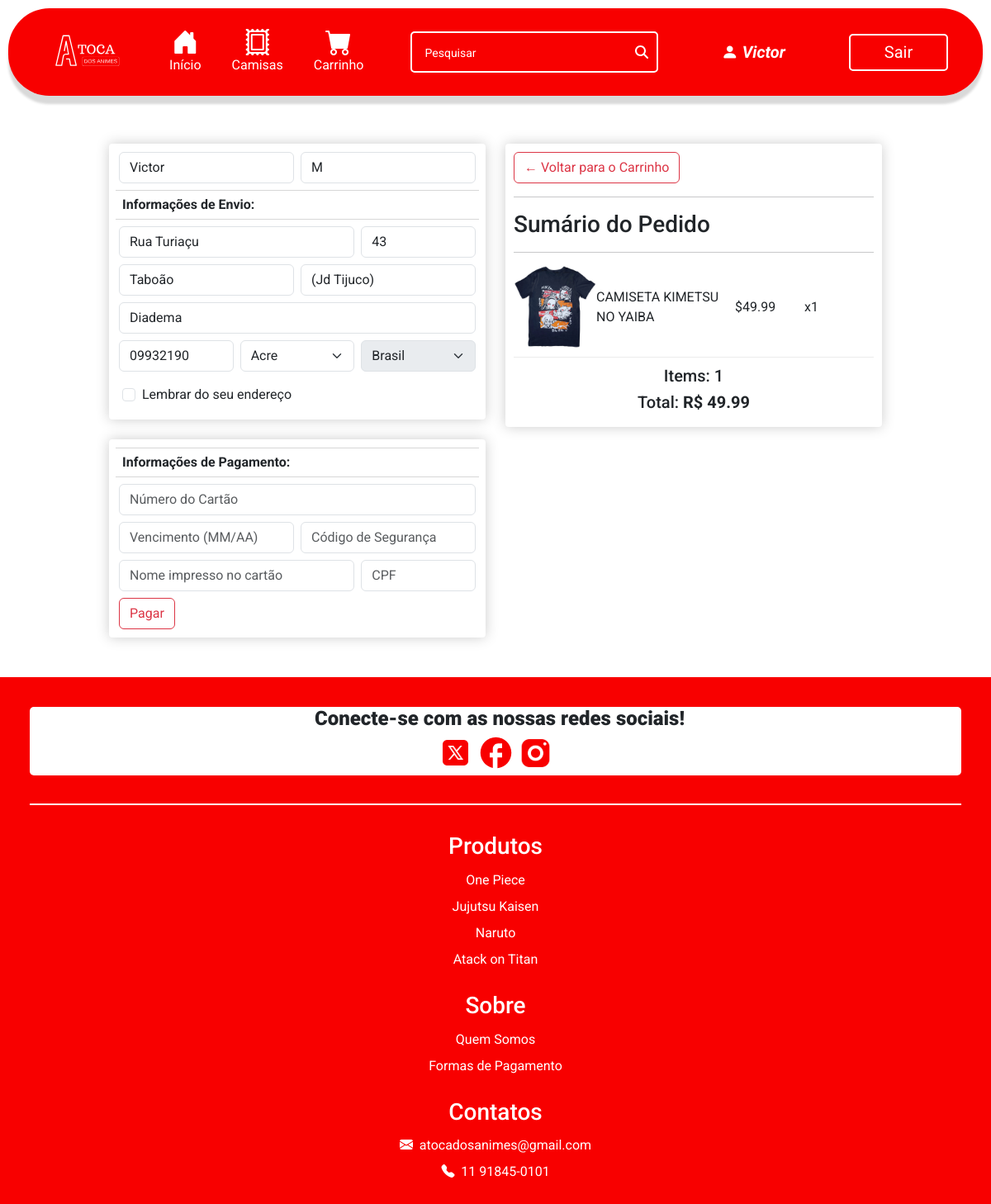
Screenshot of /checkout (signed in) with the database file from the repository.
### ecommerce/models.py (models this page shows, shortened)
class User(AbstractUser):
    cpf = models.CharField(max_length=11, blank=False, null=True)
    adm = models.BooleanField(default=False)

class Endereco(models.Model):
    numero = models.IntegerField()
    cep = models.CharField(max_length=8, blank=False, null=True)
    bairro = models.CharField(max_length=255, blank=False, null=True)
    rua = models.CharField(max_length=255, blank=False, null=True)
    cidade = models.CharField(max_length=255, blank=False, null=True)
    estado = models.CharField(max_length=2, blank=False, null=True)
    complemento = models.CharField(max_length=255, null=True, blank=True)
    pedido = models.ForeignKey(Pedido, on_delete=models.CASCADE, blank=False, null=True, related_name="envio")
    usuario = models.ForeignKey(User, blank=True, null=True, on_delete=models.CASCADE, related_name="endereco")

class ItemPedido(models.Model):
    produto = models.ForeignKey(Produto, on_delete=models.CASCADE, related_name="produto_item", blank=True, null=True)
    pedido = models.ForeignKey(Pedido, on_delete=models.CASCADE, blank=True, null=True, related_name="items")
    tamanho = models.CharField(max_length=2, default="", blank=False)
    quantidade = models.PositiveIntegerField(null=True, blank=True)
    data_adicionada = models.DateTimeField(auto_now_add=True)
    @property
    def get_total(self):
        total = self.quantidade * self.produto.valor_produto
        return total

class Produto(models.Model):
    nome_produto = models.CharField(max_length=255)
    descricao_produto = models.TextField()
    valor_produto = models.DecimalField(max_digits=6, decimal_places=2)
    image = models.ImageField(null=True, blank=False)
    img_url = models.URLField(null=True, blank=True)
    tamanho_p = models.IntegerField(blank=False, null=True)
    tamanho_m = models.IntegerField(blank=False, null=True)
    tamanho_g = models.IntegerField(blank=False, null=True)
    tamanho_gg = models.IntegerField(blank=False, null=True)
    compradores = models.ManyToManyField(User, blank=True, related_name="compras")

class Pedido(models.Model):
    cupom = models.ForeignKey(Cupom, on_delete=models.CASCADE, related_name="cupons_utilizados", blank=True, null=True)
    usuario = models.ForeignKey(User, on_delete=models.CASCADE, related_name="pedidos")
    data_pedido = models.DateTimeField(auto_now_add=True)
    complete = models.BooleanField(default=False, null=True, blank=False)
    cupom_status = models.BooleanField(default=False, null=True, blank=True)
    @property
    def get_total_carrinho(self):
        itempedido = self.items.all()
        total = sum([item.get_total for item in itempedido])
        return total
    @property
    def get_total_items(self):
        itempedido = self.items.all()
        total = sum([item.quantidade for item in itempedido])
        return total

### ecommerce/views.py (the view, shortened to what this page needs)
# urls.py: path("checkout", views.checkout, name="checkout"),
@login_required(login_url="/login")
def checkout(request):
    if request.user.is_authenticated:
        cliente = request.user
        pedido, created = Pedido.objects.get_or_create(usuario=cliente, complete=False)
        carrinho = pedido.items.all()
    else:
        carrinho = []
        pedido = {"get_total_carrinho": 0, "get_total_items": 0}
    if not carrinho:
        return HttpResponseRedirect(reverse("index"))
    return render(request, "ecommerce/checkout.html", context={
        "carrinho": carrinho,
        "pedido": pedido,
    })

### ecommerce/templates/ecommerce/checkout.html (shortened to what this page needs)
{% extends 'ecommerce/layout.html' %}
{% load static %}
{% block body %}
	<div class="container-fluid py-5" style="width: 80%;">
		<div class="row">
			<div class="col-lg-6">
				<div class="container-fluid box-element">
					<form class="row g-2" action="{% url 'checkout' %}" method="POST">
						<div class="col-md-6">
							<input type="text" class="form-control" id="nome" placeholder="Nome" name="nome" value="{{request.user.first_name}}" required>
						</div>
						<div class="col-md-6">
							<input type="text" class="form-control" id="sobrenome" placeholder="Sobrenome"
								name="sobrenome" value="{{request.user.last_name}}" required>
						</div>
						<div
							style="padding: 5px 0px 5px 8px; border-top: 1px solid rgba(0, 0, 0, 0.158); border-bottom: 1px solid rgba(0, 0, 0, 0.158);">
							<b>Informações de Envio:</b>
						</div>
						<div class="col-8">
							<input type="text" class="form-control" id="logradouro" placeholder="Rua" name="rua" value="{{user.endereco.last.rua}}" required>
						</div>
						<div class="col-4">
							<input type="number" min="0" class="form-control" id="numero" placeholder="Número" name="numero" value="{{user.endereco.last.numero}}" required>
						</div>
						<div class="col-6">
							<input type="text" class="form-control" id="bairro" placeholder="Bairro" name="bairro" value="{{user.endereco.last.bairro}}" required>
						</div>
						<div class="col-6">
							<input type="text" class="form-control" id="complemento" placeholder="Complemento (opcional)"
								name="complemento" value="{{user.endereco.last.complemento}}">
						</div>
						<div class="col-12">
							<input type="text" class="form-control" id="cidade" placeholder="Cidade" name="cidade" value="{{user.endereco.last.cidade}}" required>
						</div>
						<div class="col-md-4">
							<input type="text" maxlength="8" class="form-control" id="cep" placeholder="CEP" name="cep" value="{{user.endereco.last.cep}}" required autofocus>
						</div>
						<div class="col-md-4">
							<select id="estado" class="form-select" name="estado">
								{% if user.endereco.last.estado %}
									<option value="{{user.endereco.last.estado}}" id="option-estado" selected>x</option>
								{% endif %}
							</select>
						</div>
						<div class="col-md-4 mb-2">
							<select id="inputState" class="form-select" disabled>
								<option value="BR" selected>Brasil</option>
							</select>
						</div>
						<div class="form-check mb-2 ms-2">
							<input class="form-check-input" type="checkbox" value="True" id="flexCheckDefault" name="lembrar_endereco">
							<label class="form-check-label" for="flexCheckDefault">
							  Lembrar do seu endereço
							</label>
						</div>
				</div>
				<br>
				<div class="container-fluid box-element">
					<div class="row g-2">
						<div
							style="padding: 5px 0px 5px 8px; border-top: 1px solid rgba(0, 0, 0, 0.158); border-bottom: 1px solid rgba(0, 0, 0, 0.158);">
							<b>Informações de Pagamento:</b>
						</div>
						<div class="col-md-12">
							<input type="number" class="form-control" id="inputEmail4" placeholder="Número do Cartão"
								name="metodo_pagamento" required>
						</div>
						<div class="col-md-6">
							<input inputmode="numeric" maxlength="7" class="form-control" id="inputPassword4" placeholder="Vencimento (MM/AA)"
								name="vencimento" required>
						</div>
						<div class="col-md-6">
							<input type="text" class="form-control" id="inputPassword4" placeholder="Código de Segurança"
								name="cvv" required>
						</div>
						<div class="col-md-8">
							<input type="text" class="form-control" id="inputPassword4"
								placeholder="Nome impresso no cartão" name="nome_cartão" required>
						</div>
						<div class="col-md-4">
							<input type="text" class="form-control" id="inputPassword4" placeholder="CPF" name="cpf" required>
						</div>
						<div class="col-12">
							<input type="submit" value="Pagar" class="btn btn-outline-danger">
						</div>
					</div>
				</div>
			</div>
			<div class="col-lg-6">
				<div class="box-element">
					<a class="btn btn-outline-danger" href="{% url 'carrinho' %}">&#x2190; Voltar para o Carrinho</a>
					<hr>
					<h3 style="margin-top: 5px;">Sumário do Pedido</h3>
					<hr>
					{% for item in carrinho %}
					<div class="cart-row">
						<div style="flex:1"><img class="row-image" src="{{item.produto.image.url}}"></div>
						<div style="flex:2">
							<p>{{item.produto.nome_produto}}</p>
						</div>
						<div style="flex:1">
							<p>${{item.produto.valor_produto|floatformat:2}}</p>
						</div>
						<div style="flex:1">
							<p>x{{item.quantidade}}</p>
						</div>
					</div>
					{% endfor %}
					<h5 class="text-center">Items: {{pedido.get_total_items}}</h5>
					<h5 class="text-center">
						Total:
						<strong>
							{% if pedido.cupom_status %}
								R$ {{pedido.get_total_cupom|floatformat:2}}
							{% else %}
								R$ {{pedido.get_total_carrinho|floatformat:2}}
							{% endif %}
						</strong>
					</h5>
				</div>
			</div>
		</div>
	</div>
{% endblock %}

### ecommerce/templates/ecommerce/layout.html (shortened to what this page needs)
{% load static %}
<!DOCTYPE html>
<html lang="en">
    <head>
        <link rel="stylesheet" href="{% static 'ecommerce/style.css' %}">
        <link rel="stylesheet" href="https://cdn.jsdelivr.net/npm/bootstrap-icons@1.11.1/font/bootstrap-icons.css" />
        <link href="https://cdn.jsdelivr.net/npm/bootstrap@5.3.2/dist/css/bootstrap.min.css" rel="stylesheet"
 />
    </head>
  <body>
        <header>
            <nav class="navbar navbar-expand-lg navbar-dark">
                <div class="container">
                    <a class="navbar-brand" href="{% url 'index' %}">
                        <img  src="{% static 'ecommerce/Assets/LogoToca.svg' %}" alt="" class="logo" />
                    </a>
                    <div class="collapse navbar-collapse" id="navbarNav">
                        <ul class="navbar-nav me-auto iconsLinks">
                            <li class="nav-item">
                                <a class="nav-link" href="{% url 'index' %}"><i class="bi bi-house-door-fill"></i> Início</a>
                            </li>
                            <li class="nav-item">
                                <a class="nav-link" href="{% url 'produtos' 'all' %}"><i class="bi bi-postage"></i> Camisas</a>
                            </li>
                            <li class="nav-item" data-bs-toggle="offcanvas" data-bs-target="#offcanvasRight" aria-controls="offcanvasRight">
                                <a class="nav-link" href="{% url 'carrinho' %}"><i class="bi bi-cart-fill"></i> Carrinho</a>
                            </li>
                        </ul>
                        <form class="d-flex me-auto justify-content-center" action="{% url 'search_bar' %}" method="get">
                            <input class="inputSearch" type="search" placeholder="Pesquisar" aria-label="Search" name="search"/>
                        </form>
                        {% if user.is_authenticated %}
                            <ul class="navbar-nav me-auto iconsLinks">
                                <li class="nav-item">
                                    <a class="nav-link" href="{% url 'user_page' %}" style="font-size: 10px;"><i class="bi bi-person-fill"><strong style="color: white; margin-left: 5px;">{{request.user.first_name}}</strong></i></a>
                                </li>
                            </ul>
                            <div class="d-flex justify-content-center">
                              <a href="{% url 'logout' %}"><button class="login">Sair</button></a>
                            </div>
                        {% else %}
                              <div class="d-flex justify-content-center">
                                  <a href="{% url 'login' %}"><button class="login">Entrar</button></a>
                              </div>
                        {% endif %}
                    </div>
                </div>
            </nav>
        </header>
        {% block body %}
        {% endblock %}
        <footer>
          <div class="redeSocial">
            <h4>Conecte-se com as nossas redes sociais!</h4>
            <a href="" target="_blank">
              <img src="{% static 'ecommerce/Assets/icons/iconTwitter.svg' %}" alt="" srcset="" />
            </a>
            <a href="" target="_blank">
              <img src="{% static 'ecommerce/Assets/icons/iconFacebook.svg' %}" alt="" srcset="" />
            </a>
            <a href="" target="_blank">
              <img src="{% static 'ecommerce/Assets/icons/iconInstagram.svg' %}" alt="" srcset="" />
            </a>
          </div>
          <div class="dividerFooter"></div>
          <div class="row footerInfo">
            <div class="col-4 footer-item">
              <a href="">
                <h3>Produtos</h3>
              </a>
              <a href="">One Piece</a>
              <a href="">Jujutsu Kaisen</a>
              <a href="">Naruto</a>
              <a href="">Atack on Titan</a>
            </div>
            <div class="col-4 footer-item">
              <a href="">
                <h3>Sobre</h3>
              </a>
              <a href="">Quem Somos</a>
              <a href="">Formas de Pagamento</a>
            </div>
            <div class="col-4 footer-item">
              <a href="">
                <h3>Contatos</h3>
              </a>
              <a href=""><i class="bi bi-envelope-fill"></i>
                &nbsp;atocadosanimes@gmail.com</a>
              <a href=""><i class="bi bi-telephone-fill"></i> &nbsp;11 91845-0101</a>
            </div>
          </div>
        </footer>
  </body>
</html>

### ecommerce/static/ecommerce/style.css (style rules this page uses)
:root { --red-primary: #f80000; --pink-card: #FFA2A2; }
* { font-family: "Roboto"; margin: 0; padding: 0; padding-left: 0; }
.navbar { background-color: var(--red-primary); border-radius: 50px; margin: 10px; display: grid; grid-template-columns: 10% auto auto auto; align-items: center; box-shadow: 0px 10px 3px #d9d9d9; font-weight: 400; }
.logo { display: flex; max-width: 80px; max-height: 80px; margin-right: 200px; margin-left: 15%; justify-content: center; position: relative; top: 3px; }
.inputSearch { background-color: transparent; width: 300px; height: 50px; border: 2px solid white; border-radius: 5px; outline: none; color: white; padding: 5%; align-items: center; background-image: url(Assets/icons/iconSearch.svg); background-repeat: no-repeat; background-position: calc(100% - 10px) center; }
.iconsLinks { display: flex; justify-content: center; align-items: center; gap: 10%; }
.iconsLinks a { color: white; }
.iconsLinks a i { color: white; font-size: 200%; display: flex; justify-content: center; align-items: center; }
.login { width: 120px; height: 45px; background-color: transparent; border: 2px solid white; border-radius: 5px; margin-right: 40px; color: white; font-size: 20px; text-decoration: none; }
.col-4 { max-height: 30vw; }
footer { background-color: var(--red-primary); padding: 3%; border-radius: 4px; }
footer .redeSocial { width: 50%; margin-left: 25%; display: flex; gap: 15px; align-items: center; justify-content: center; background-color: white; border-radius: 5px; }
footer .redeSocial h4 { font-weight: 900; margin: 0 0 0 10px; }
footer img { width: 45px; }
.dividerFooter { width: 100%; background-color: white; height: 2px; margin: 3% 0% 3% 0%; }
.footerInfo a { display: flex; text-decoration: none; color: white; line-height: 2; gap: 20px; text-align: left; }
@media screen and (max-width: 1200px) { footer { height: 100%; border-radius: 0%; } }
@media screen and (max-width: 1200px) { footer .redeSocial { width: 100%; margin: 0; display: block; text-align: center; } }
@media screen and (max-width: 1200px) { footer a { text-decoration: none !important; } }
@media screen and (max-width: 1200px) { .login { margin: 10px; } }
@media screen and (max-width: 1200px) { .inputSearch { margin: 10px; } }
@media screen and (max-width: 1200px) { .footerInfo { flex-direction: column; align-content: center; } }
@media screen and (max-width: 1200px) { .footer-item { margin-bottom: 2%; width: 100% !important; max-height: unset; } }
@media screen and (max-width: 1200px) { .footerInfo a { display: block; text-align: center; } }
@media screen and (max-width: 1200px) { .logo { margin-right: 80px; } }
@media screen and (max-width: 1200px) { footer { padding-bottom: 0; } }
:root { --red-primary: #f80000 }
a { text-decoration: none; }
.box-element { box-shadow:hsl(0, 0%, 80%) 0 0 16px; background-color: #fff; border-radius: 4px; padding: 10px; }
.cart-row { display: flex; padding-bottom: 10px; margin-bottom: 10px; border-bottom: 1px solid #ececec; align-items: center; }
.cart-row p { margin-top: 0; margin-bottom: 0; }
.row-image { width: 100px; }

### rows the page displays
User: user.first_name "Victor", nome "Victor", sobrenome "M", rua "Rua Turiaçu", numero "43", bairro "Taboão", complemento "(Jd Tijuco)", cidade "Diadema", cep "09932190", estado "Acre"
ItemPedido: produto.image (picture), produto.nome_produto "CAMISETA KIMETSU NO YAIBA", produto.valor_produto "49.99", quantidade "1"
Pedido: get_total_items "1", get_total_carrinho "49.99"
